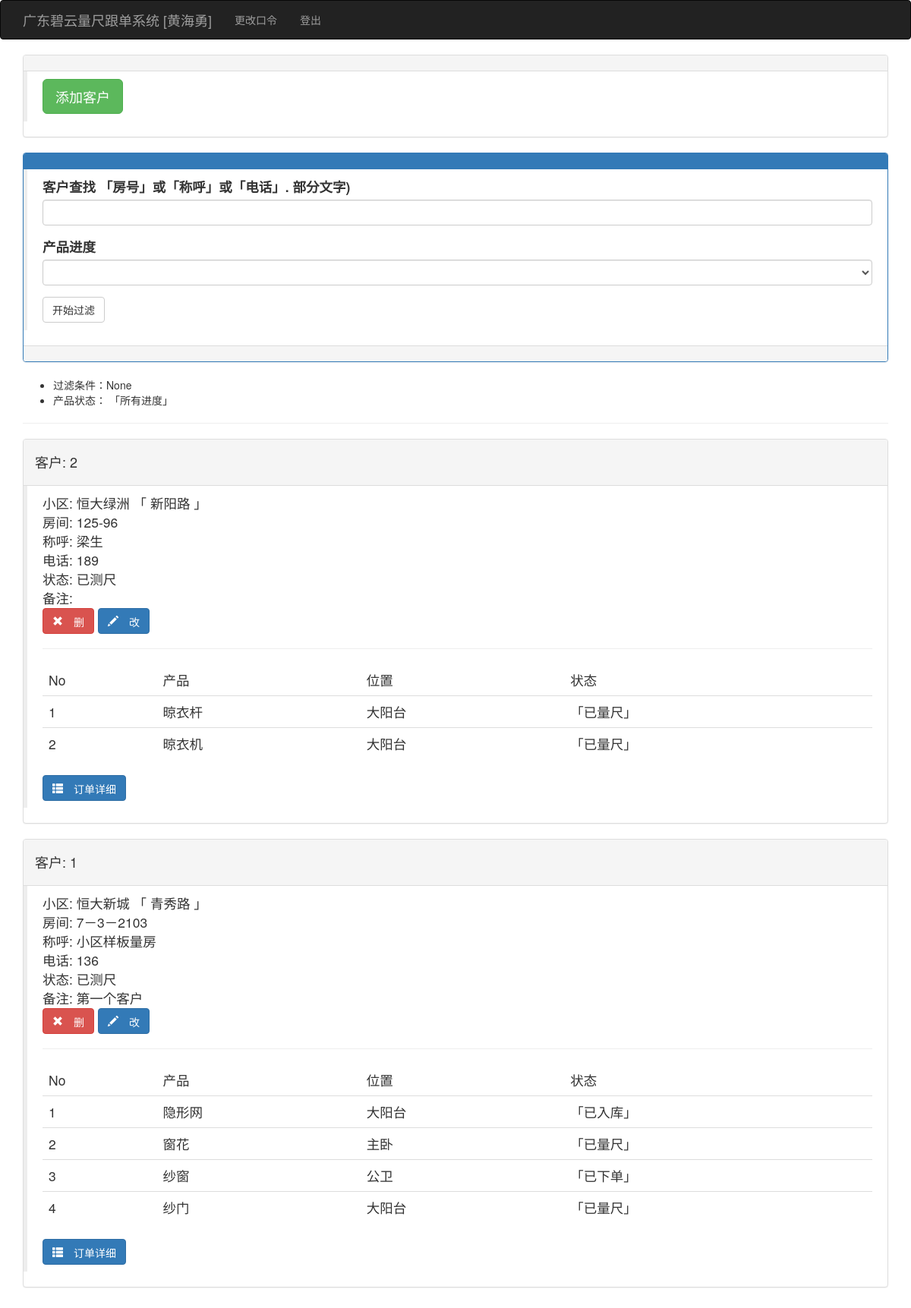
Page /kehulist (signed in) on the committed database.
### app/models.py (models this page shows, shortened)
class User(UserMixin, db.Model):
    __tablename__ = 'users'
    id = db.Column(db.Integer, primary_key=True)
    user = db.Column(db.String(64), unique=True, index=True)
    pin = db.Column(db.String(64))
    username = db.Column(db.String(64))
    tel = db.Column(db.String(32))
    role = db.Column(db.String(64))
    isuse = db.Column(db.Boolean, default=False)
    beizhu = db.Column(db.String(64))
    kehus = db.relationship('Kehu', backref='user', lazy='dynamic')
    @login_manager.user_loader
    def load_user(user_id):
        return User.query.get(int(user_id))

class Kehu(db.Model):
    __tablename__ = 'kehus'
    id = db.Column(db.Integer, primary_key=True)
    user_id = db.Column(db.Integer, db.ForeignKey('users.id'))
    xiaoqu_id = db.Column(db.Integer, db.ForeignKey('xiaoqus.id'))
    fangjian = db.Column(db.String(64))
    chenghu = db.Column(db.String(64))
    tel = db.Column(db.String(64))
    zje = db.Column(db.Float)
    beizhu = db.Column(db.String(64))
    status = db.Column(db.Integer, default=1)  # 1已测尺、2已下单、3已安装、4已清款
    time0 = db.Column(db.DateTime(), default=datetime.utcnow)
    time1 = db.Column(db.DateTime())
    time2 = db.Column(db.DateTime())
    time3 = db.Column(db.DateTime())
    dingdans = db.relationship('Dingdan', backref='kehu', lazy='dynamic')

class Xiaoqu(db.Model):
    __tablename__ = 'xiaoqus'
    id = db.Column(db.Integer, primary_key=True)
    xiaoqu = db.Column(db.String(64), unique=True, index=True)
    dizhi = db.Column(db.String(100))
    beizhu = db.Column(db.String(128))
    kehus = db.relationship('Kehu', backref='xiaoqu', lazy='dynamic')

class Dingdan(db.Model):
    __tablename__ = 'dingdans'
    id = db.Column(db.Integer, primary_key=True)
    kehu_id = db.Column(db.Integer, db.ForeignKey('kehus.id'))
    chanpin_id = db.Column(db.Integer, db.ForeignKey('chanpins.id'))
    shuliang = db.Column(db.Integer)
    weizhi = db.Column(db.String(64))
    xinghao = db.Column(db.String(64))
    kuan_chang = db.Column(db.Integer)
    gao = db.Column(db.Integer)
    meikongkuan_bashoudigao = db.Column(db.Integer)
    color = db.Column(db.String(64))
    shanshu = db.Column(db.Integer)
    zhonghengtiaoshu_gantiaoshu = db.Column(db.Integer)
    shuowei = db.Column(db.String(64))
    ishaveht = db.Column(db.String(64))
    zhangfa_dengfenshu_kaishuofangshi = db.Column(db.String(64))
    jiage = db.Column(db.Float)
    tushipic = db.Column(db.String(64))
    beizhu = db.Column(db.String(64))
    status = db.Column(db.Integer, default=1)  # 1测尺、2业务下单、3工厂下单、4工厂入库、5工厂发货、6货到工地、7安装完成
    fakaidi = db.Column(db.String(64))
    time0 = db.Column(db.DateTime(), default=datetime.utcnow)
    user0_id = db.Column(db.Integer, db.ForeignKey('users.id'))
    time1 = db.Column(db.DateTime())
    user1_id = db.Column(db.Integer, db.ForeignKey('users.id'))
    time2 = db.Column(db.DateTime())
    user2_id = db.Column(db.Integer, db.ForeignKey('users.id'))
    time3 = db.Column(db.DateTime())
    user3_id = db.Column(db.Integer, db.ForeignKey('users.id'))
    time4 = db.Column(db.DateTime())
    user4_id = db.Column(db.Integer, db.ForeignKey('users.id'))
    time5 = db.Column(db.DateTime())
    user5_id = db.Column(db.Integer, db.ForeignKey('users.id'))
    time6 = db.Column(db.DateTime())
    user6_id = db.Column(db.Integer, db.ForeignKey('users.id'))

class Chanpin(db.Model):
    __tablename__ = 'chanpins'
    id = db.Column(db.Integer, primary_key=True)
    pinming = db.Column(db.String(64))
    jiage = db.Column(db.Float)
    beizhu = db.Column(db.String(64))
    dingdans = db.relationship('Dingdan', backref='chanpin', lazy='dynamic')

### app/main/views.py (the view)
@main.route('/kehulist', methods=['GET', 'POST'])
@login_required
def kehulist():
    if current_user.role != '业务员':
        return redirect(url_for('main.index'))
    form = FindkhForm()
    user = current_user._get_current_object()
    if form.validate_on_submit():
        session['infostring'] = form.infostring.data
        session['status'] = form.status.data
        return redirect(url_for('main.kehulist'))
    if session.get('infostring') != None:
        infostring = '%' + session.get('infostring') + '%'
    else:
        infostring = '%'
    prewhere = session.get('infostring')
    status = session.get('status', 0)
    kehus = Kehu.query.filter(Kehu.user == current_user._get_current_object()).filter(
        or_(Kehu.fangjian.like(infostring), Kehu.chenghu.like(infostring),
            Kehu.tel.like(infostring))).order_by(Kehu.id.desc())  # .order_by(Guke.outtime.desc())
    form.infostring.data = session.get('infostring', '')
    form.status.data = status
    return render_template('kehulist.html', kehus=kehus, form=form, prewhere=prewhere, status=status)  # ,

### app/main/forms.py
class FindkhForm(FlaskForm):
    infostring = StringField('客户查找 「房号」或「称呼」或「电话」. 部分文字)')
    status = SelectField('产品进度', coerce=int)
    submit = SubmitField('开始过滤')
    def __init__(self, *args, **kwargs):
        super(FindkhForm, self).__init__(*args, **kwargs)
        self.status.choices = [(0, ''), (1, '已量尺'), (2, '已下单'), (3, '已订货'), (4, '已入库'), (5, '已发货'), (6, '已收货'),
                               (7, '安装中'), (8, '安装完成'), (9, '已清款')]

### app/templates/kehulist.html (shortened to what this page needs)
{% extends "base.html" %}
{% import "bootstrap/wtf.html" as wtf %}
{% block page_content %}
    <div class="panel panel-default">
        <div class="panel-heading"></div>
        <div class="post-body">
            <blockquote>
                <a class="btn btn-success btn-lg" href="{{ url_for('main.addkehu') }}">添加客户</a>
            </blockquote>
        </div>
    </div>
    <div class="panel panel-primary">
        <div class="panel-heading">
        </div>
        <div class="post-body">
            <blockquote>
                {{ wtf.quick_form(form) }}
            </blockquote>
        </div>
        <div class="panel-footer"></div>
    </div>
    <ul>
        <li>过滤条件：{{ prewhere }}</li>
        <li>产品状态： {% if status == 0 %}
            「所有进度」
        {% elif status == 1 %}
            「已量尺」
        {% elif status == 2 %}
            「已下单」
        {% elif status == 3 %}
            「已订货」
        {% elif status == 4 %}
            「已入库」
        {% elif status == 5 %}
            「已发货」
        {% elif status == 6 %}
            「已收货」
        {% elif status == 7 %}
            「安装中」
        {% elif status == 8 %}
            「完成安装」
        {% elif status == 9 %}
            「已清款」
        {% else %}
            「状态有误」
        {% endif %}
        </li>
    </ul>
    <hr>
    {% if status == 0 %}
        {% for kehu in kehus %}
            <div class="panel panel-default">
                <div class="panel-heading"><h4>客户: {{ kehu.id }}  </h4></div>
                <div class="post-body">
                    <blockquote>
                        <ul class="list-unstyled">
                            <li>小区: {{ kehu.xiaoqu.xiaoqu }} 「 {{ kehu.xiaoqu.dizhi }} 」</li>
                            <li>房间: {{ kehu.fangjian }}</li>
                            <li>称呼: {{ kehu.chenghu }}</li>
                            <li>电话: {{ kehu.tel }}</li>
                            {% if kehu.status == 1 %}
                                <li>状态: 已测尺</li>
                            {% elif kehu.status == 2 %}
                                <li>状态: 已下单</li>
                            {% elif kehu.status == 3 %}
                                <li>状态: 已安装</li>
                            {% elif kehu.status == 4 %}
                                <li>状态: 已清款</li>
                            {% else %}
                                <li>状态: 状态有误</li>
                            {% endif %}
                            <li>备注: {{ kehu.beizhu }}</li>
                            <li>
                                <a class="btn btn-danger glyphicon glyphicon-remove"
                                   href="{{ url_for('main.delkehu', id=kehu.id) }}"> 删</a>
                                <a class="btn btn-primary glyphicon glyphicon-pencil"
                                   href="{{ url_for('main.editkehu', id=kehu.id) }}"> 改</a></li>
                        </ul>
                        <hr>
                        <table class="table">
                            <thead>
                            <tr>
                                <td>No</td>
                                <td>产品</td>
                                <td>位置</td>
                                <td>状态</td>
                            </tr>
                            </thead>
                            <tbody>
                            {% for dingdan in kehu.dingdans %}
                                <tr>
                                    <td>{{ loop.index }}</td>
                                    <td>{{ dingdan.chanpin.pinming }}</td>
                                    <td>{{ dingdan.weizhi }}</td>
                                    <td>
                                        {% if dingdan.status == 1 %}
                                            「已量尺」
                                        {% elif dingdan.status == 2 %}
                                            「已下单」
                                        {% elif dingdan.status == 3 %}
                                            「已订货」
                                        {% elif dingdan.status == 4 %}
                                            「已入库」
                                        {% elif dingdan.status == 5 %}
                                            「已发货」
                                        {% elif dingdan.status == 6 %}
                                            「已收货」
                                        {% elif dingdan.status == 7 %}
                                            「安装中」
                                        {% elif dingdan.status == 8 %}
                                            「完成安装」
                                        {% elif dingdan.status == 9 %}
                                            「已清款」
                                        {% else %}
                                            「状态有误」
                                        {% endif %}
                                    </td>
                                </tr>
                            {% endfor %}
                            </tbody>
                        </table>
                        <a class="btn btn-primary glyphicon glyphicon-th-list"
                           href="{{ url_for('main.showkehudd', id=kehu.id) }}"> 订单详细</a>
                    </blockquote>
                </div>
            </div>
        {% endfor %}
    {% endif %}
{% endblock %}

### app/templates/base.html (shortened to what this page needs)
{% extends "bootstrap/base.html" %}
{% block head %}
{{ super() }}
<link rel="stylesheet" type="text/css" href="{{ url_for('static', filename='styles.css') }}">
{% endblock %}
{% block navbar %}
<div class="navbar navbar-inverse" role="navigation">
    <div class="container">
        <div class="navbar-header">
            <a class="navbar-brand" href="{{ url_for('main.index') }}">广东碧云量尺跟单系统 [{{ current_user.username }}] </a>
        </div>
        <div class="navbar-collapse collapse">
            <ul class="nav navbar-nav">
                {% if current_user.is_authenticated %}
                <li><a href="{{ url_for('auth.change_pin') }}">更改口令</a></li>
                <li><a href="{{ url_for('auth.logout') }}">登出</a></li>
                {% endif %}
            </ul>
        </div>
    </div>
</div>
{% endblock %}
{% block content %}
<div class="container">
    {% block page_content %}{% endblock %}
</div>
{% endblock %}

### rows in the picture
User: username "黄海勇"
Kehu: id "2", xiaoqu.xiaoqu "恒大绿洲", xiaoqu.dizhi "新阳路", fangjian "125-96", chenghu "梁生", tel "189", status "状态: 已测尺"
Dingdan: chanpin.pinming "晾衣杆", weizhi "大阳台", status "「已量尺」"
Dingdan: chanpin.pinming "晾衣机", weizhi "大阳台", status "「已量尺」"
Kehu: id "1", xiaoqu.xiaoqu "恒大新城", xiaoqu.dizhi "青秀路", fangjian "7－3－2103", chenghu "小区样板量房", tel "136", status "状态: 已测尺", beizhu "第一个客户"
Dingdan: chanpin.pinming "隐形网", weizhi "大阳台", status "「已入库」"
Dingdan: chanpin.pinming "窗花", weizhi "主卧", status "「已量尺」"
Dingdan: chanpin.pinming "纱窗", weizhi "公卫", status "「已下单」"
Dingdan: chanpin.pinming "纱门", weizhi "大阳台", status "「已量尺」"

### other values in the picture
{{ prewhere }} "None"
